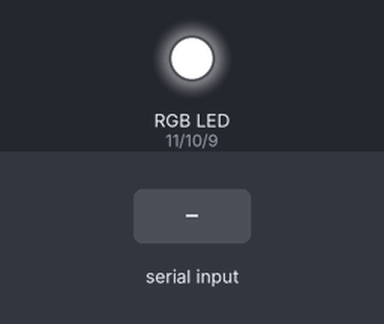
A sketch run on a simulated Arduino Uno, built with avr-gcc and run on an emulated ATmega328P. Shown: an RGB LED mixed from three pins (HIGH = lit). Inputs (shaded band) come from the test bench.

Above: at 1.2 s.
1.3 s: "RED" received over Serial
At 3.1 s:
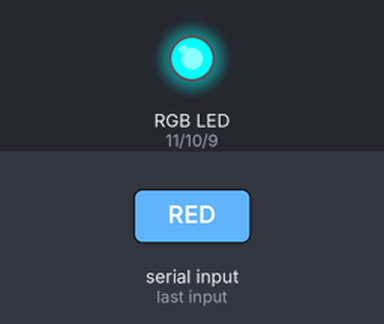
4.3 s: "GREEN" received over Serial
At 6.5 s:
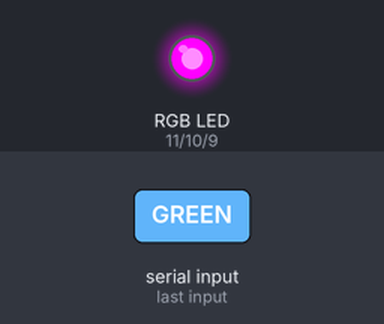
7.3 s: "BLUE" received over Serial
At 8.8 s:
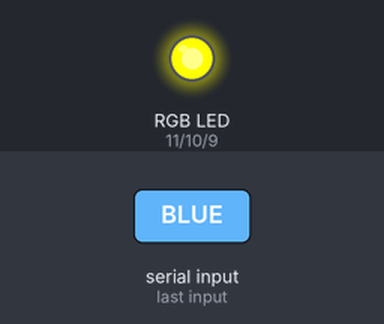
10.3 s: "red" received over Serial
At 12.3 s:
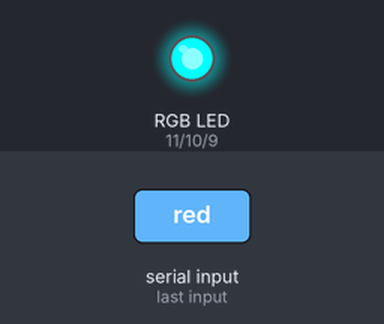
13.3 s: "green" received over Serial
At 14.6 s:
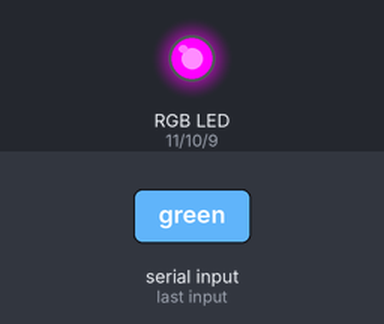
Timing chart, 0 to 17.3 s (numbered marks = the images above; inputs shaded):
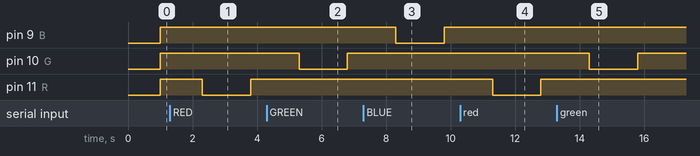

The sketch:

W02T05.RGB.Control.Over.Serial.Monitor.ino
```cpp
/*
 * ISM.77257.Lectures
 * @author: coskun
 *
 * W02T05.Simple-Circutis.RGB.Control.Over.Serial.Monitor
 * https://circuits.io/circuits/4270259-w02t05-rgb-control-over-serial-monitor
 *
 * Bu projede serial monitör.den girilen komutlar ile seçilen
 * rengin RGB (çok-renkli) led üzerinde tonlaması yapılmıştır.
 * PWM çıkış elde edebilmek amacıyla 'analogWrite()' kullanılmıştır.
 *
 * Not: Bu test.te simulator arızası yüzünden fiziksel devre
 * kullandık. Kullandığımız RGB ortak anotlu olması sebebiyle
 * HIGH degeri için 0, LOW degeri için 255 çıkış degerleri
 * kullanıldı.
 */

int R=11, G=10, B=9;
String oku;

void setup() {
  Serial.begin(9600);
  pinMode(R, OUTPUT);
  pinMode(G, OUTPUT);
  pinMode(B, OUTPUT);
}

void loop() {
  oku = Serial.readString();
  if(oku=="RED"||oku=="red"){
    analogWrite(R, 0); delay(500); oku = "";
    }
  else if(oku=="GREEN"||oku=="green"){
    analogWrite(G, 0); delay(500); oku = "";
    }
  else if(oku=="BLUE"||oku=="blue"){
    analogWrite(B, 0); delay(500); oku = "";
    }
  else{
    analogWrite(R, 255);
    analogWrite(G, 255);
    analogWrite(B, 255);
    }
}
```

Measured:
- after the input at 1.3 s, pin 11 (R): HIGH → LOW after 1.0 s, → HIGH 1.5 s later
- after the input at 4.3 s, pin 10 (G): HIGH → LOW after 1.0 s, → HIGH 1.5 s later
- after the input at 7.3 s, pin 9 (B): HIGH → LOW after 1.0 s, → HIGH 1.5 s later
- after the input at 10.3 s, pin 11 (R): HIGH → LOW after 1.0 s, → HIGH 1.5 s later
- after the input at 13.3 s, pin 10 (G): HIGH → LOW after 1.0 s, → HIGH 1.5 s later
